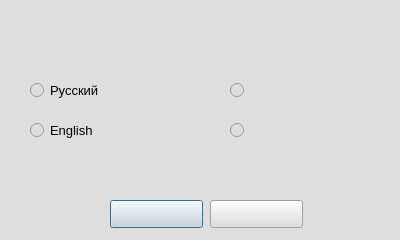
<?xml version="1.0" encoding="UTF-8"?>
<ui version="4.0">
 <class>Dialog</class>
 <widget class="QDialog" name="Dialog">
  <property name="geometry">
   <rect>
    <x>0</x>
    <y>0</y>
    <width>400</width>
    <height>240</height>
   </rect>
  </property>
  <property name="sizePolicy">
   <sizepolicy hsizetype="Preferred" vsizetype="Preferred">
    <horstretch>0</horstretch>
    <verstretch>0</verstretch>
   </sizepolicy>
  </property>
  <property name="minimumSize">
   <size>
    <width>400</width>
    <height>240</height>
   </size>
  </property>
  <property name="maximumSize">
   <size>
    <width>400</width>
    <height>240</height>
   </size>
  </property>
  <property name="windowTitle">
   <string>Dialog</string>
  </property>
  <property name="styleSheet">
   <string notr="true">background-color: rgb(222, 222, 222);</string>
  </property>
  <widget class="QPushButton" name="pushButton">
   <property name="geometry">
    <rect>
     <x>110</x>
     <y>200</y>
     <width>93</width>
     <height>28</height>
    </rect>
   </property>
   <property name="text">
    <string/>
   </property>
  </widget>
  <widget class="QPushButton" name="pushButton_2">
   <property name="geometry">
    <rect>
     <x>210</x>
     <y>200</y>
     <width>93</width>
     <height>28</height>
    </rect>
   </property>
   <property name="text">
    <string/>
   </property>
  </widget>
  <widget class="QRadioButton" name="radioButton">
   <property name="geometry">
    <rect>
     <x>30</x>
     <y>80</y>
     <width>91</width>
     <height>20</height>
    </rect>
   </property>
   <property name="font">
    <font>
     <pointsize>10</pointsize>
    </font>
   </property>
   <property name="text">
    <string>Русский</string>
   </property>
   <attribute name="buttonGroup">
    <string notr="true">buttonGroup</string>
   </attribute>
  </widget>
  <widget class="QRadioButton" name="radioButton_2">
   <property name="geometry">
    <rect>
     <x>30</x>
     <y>120</y>
     <width>91</width>
     <height>20</height>
    </rect>
   </property>
   <property name="font">
    <font>
     <pointsize>10</pointsize>
    </font>
   </property>
   <property name="text">
    <string>English</string>
   </property>
   <attribute name="buttonGroup">
    <string notr="true">buttonGroup</string>
   </attribute>
  </widget>
  <widget class="QLabel" name="label">
   <property name="geometry">
    <rect>
     <x>30</x>
     <y>30</y>
     <width>141</width>
     <height>31</height>
    </rect>
   </property>
   <property name="font">
    <font>
     <pointsize>12</pointsize>
    </font>
   </property>
   <property name="text">
    <string/>
   </property>
  </widget>
  <widget class="QLabel" name="label_2">
   <property name="geometry">
    <rect>
     <x>200</x>
     <y>30</y>
     <width>191</width>
     <height>31</height>
    </rect>
   </property>
   <property name="font">
    <font>
     <pointsize>12</pointsize>
    </font>
   </property>
   <property name="text">
    <string/>
   </property>
   <property name="alignment">
    <set>Qt::AlignCenter</set>
   </property>
  </widget>
  <widget class="QRadioButton" name="radioButton_3">
   <property name="geometry">
    <rect>
     <x>230</x>
     <y>80</y>
     <width>141</width>
     <height>20</height>
    </rect>
   </property>
   <property name="font">
    <font>
     <pointsize>10</pointsize>
    </font>
   </property>
   <property name="text">
    <string/>
   </property>
  </widget>
  <widget class="QRadioButton" name="radioButton_4">
   <property name="geometry">
    <rect>
     <x>230</x>
     <y>120</y>
     <width>141</width>
     <height>20</height>
    </rect>
   </property>
   <property name="font">
    <font>
     <pointsize>10</pointsize>
    </font>
   </property>
   <property name="text">
    <string/>
   </property>
  </widget>
 </widget>
 <resources/>
 <connections/>
 <buttongroups>
  <buttongroup name="buttonGroup"/>
 </buttongroups>
</ui>
